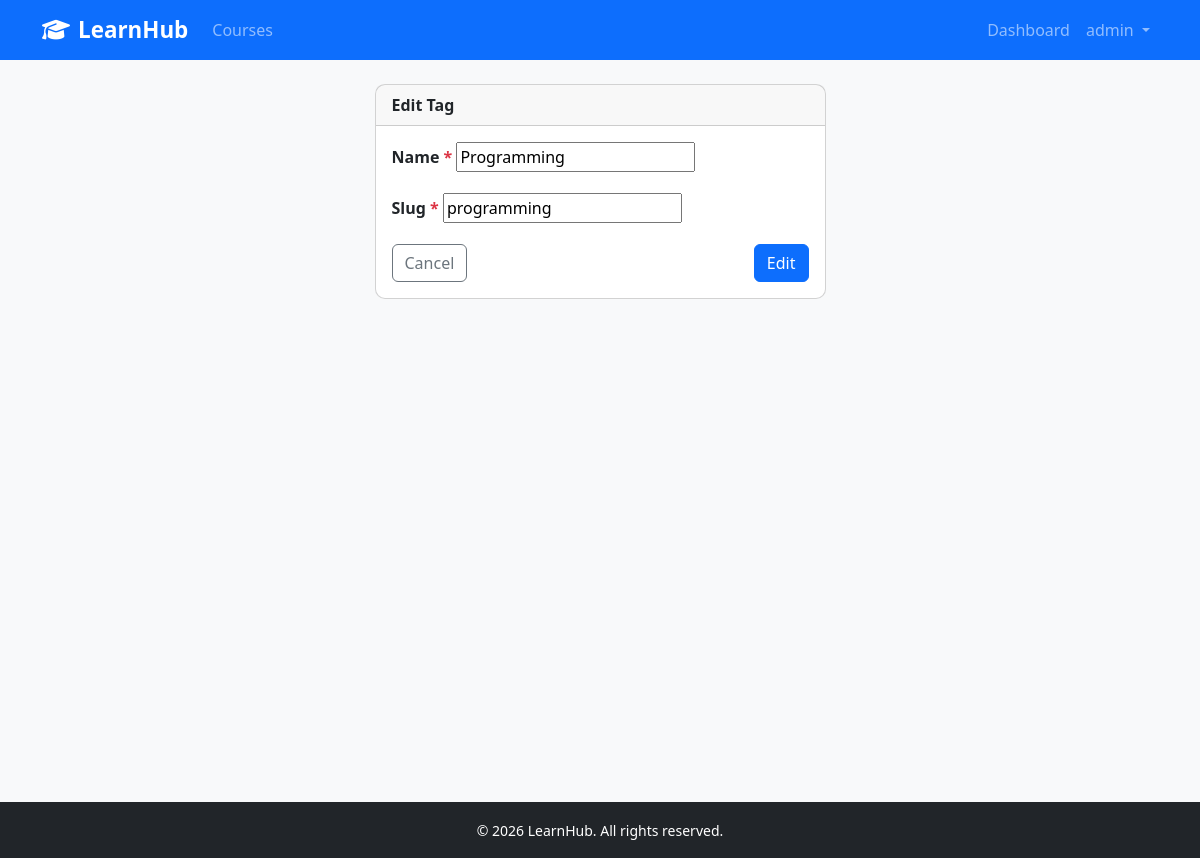
The app's page /courses/tags/1/edit/ (signed in) with its own data.
### accounts/models.py (models this page shows, shortened)
class User(AbstractUser):
    ROLE_CHOICES = [
        ("student", "Student"),
        ("instructor", "Instructor"),
        ("employee", "Employee"),
    ]
    role = models.CharField(max_length=20, choices=ROLE_CHOICES, default="student")
    avatar = models.ImageField(upload_to="avatars/", blank=True, null=True)
    bio = models.TextField(blank=True)

### courses/models.py (models this page shows, shortened)
class Tag(models.Model):
    name = models.CharField(max_length=50, unique=True)
    slug = models.SlugField(unique=True)

### courses/views.py (the view)
# urls.py: path("tags/<int:pk>/edit/", views.tag_edit, name="tag_edit"),
@login_required
def tag_edit(request, pk):
    if request.user.role != 'employee':
        return redirect('dashboard')
    tag = get_object_or_404(Tag, pk=pk)
    form = TagForm(request.POST or None, instance=tag)
    if form.is_valid():
        form.save()
        messages.success(request, 'Tag updated successfully.')
        return redirect('courses:manage_tags')
    return render(request, 'courses/tag_form.html', {'form': form, 'action': 'Edit', 'tag': tag})

### courses/forms.py
class TagForm(forms.ModelForm):
    class Meta:
        model = Tag
        fields = ["name", "slug"]

### templates/courses/tag_form.html (shortened to what this page needs)
{% extends "base.html" %}
{% block content %}
<div class="row justify-content-center">
  <div class="col-md-5">
    <div class="card">
      <div class="card-header"><strong>{{ action }} Tag</strong></div>
      <div class="card-body">
        <form method="post">
          {% for field in form %}
            <div class="mb-3">
              <label for="{{ field.id_for_label }}" class="form-label fw-semibold">
                {{ field.label }}{% if field.field.required %} <span class="text-danger">*</span>{% endif %}
              </label>
              {{ field }}
            </div>
          {% endfor %}
          <div class="d-flex justify-content-between mt-3">
            <a href="{% url 'courses:tag_list' %}" class="btn btn-outline-secondary">Cancel</a>
            <button type="submit" class="btn btn-primary">{{ action }}</button>
          </div>
        </form>
      </div>
    </div>
  </div>
</div>
{% endblock %}

### templates/base.html (shortened to what this page needs)
<!DOCTYPE html>
<html lang="en">
<head>
  <link rel="stylesheet" href="https://cdn.jsdelivr.net/npm/bootstrap@5.3.3/dist/css/bootstrap.min.css" />
  <link rel="stylesheet" href="https://cdnjs.cloudflare.com/ajax/libs/font-awesome/6.5.0/css/all.min.css" />
  <link rel="stylesheet" href="/static/css/main.css" />
</head>
<body>
<nav class="navbar navbar-expand-lg navbar-dark bg-primary">
  <div class="container">
    {% if user.is_authenticated %}
  {% if user.role == "student" %}
    <a class="navbar-brand fw-bold" href="{% url 'accounts:student_dashboard' %}">
  {% elif user.role == "instructor" %}
    <a class="navbar-brand fw-bold" href="{% url 'accounts:instructor_dashboard' %}">
  {% elif user.role == "employee" %}
    <a class="navbar-brand fw-bold" href="{% url 'accounts:employee_dashboard' %}">
  {% endif %}
{% else %}
  <a class="navbar-brand fw-bold" href="{% url 'courses:course_list' %}">
{% endif %}
  <i class="fa fa-graduation-cap me-2"></i>LearnHub
</a>
    <div class="collapse navbar-collapse" id="nav">
      <ul class="navbar-nav me-auto">
        <li class="nav-item">
          <a class="nav-link" href="{% url 'courses:course_list' %}">Courses</a>
        </li>
      </ul>
      <ul class="navbar-nav">
        {% if user.is_authenticated %}
          <li class="nav-item">
            {% if user.role == 'student' %}
              <a class="nav-link" href="{% url 'accounts:student_dashboard' %}">Dashboard</a>
            {% elif user.role == 'instructor' %}
              <a class="nav-link" href="{% url 'accounts:instructor_dashboard' %}">Dashboard</a>
            {% elif user.role == 'employee' %}
              <a class="nav-link" href="{% url 'accounts:employee_dashboard' %}">Dashboard</a>
            {% endif %}
          </li>
          <li class="nav-item dropdown">
            <a class="nav-link dropdown-toggle" href="#" data-bs-toggle="dropdown">
              {{ user.get_full_name|default:user.username }}
            </a>
          </li>
        {% else %}
          <li class="nav-item"><a class="nav-link" href="{% url 'accounts:login' %}">Login</a></li>
          <li class="nav-item"><a class="nav-link" href="{% url 'accounts:register_student' %}">Register</a></li>
        {% endif %}
      </ul>
    </div>
  </div>
</nav>
<main class="container my-4">
  {% block content %}{% endblock %}
</main>
<footer class="bg-dark text-white text-center py-3 mt-5">
  <small>&copy; 2026 LearnHub. All rights reserved.</small>
</footer>
</body>
</html>

### static/css/main.css (style rules this page uses)
body { background-color: #f8f9fa; }
.navbar-brand { font-size: 1.4rem; }
.card { border-radius: 10px; }
main.container { min-height: calc(100vh - 130px); }

### records on screen
User: get_full_name "admin"
Tag: form "Programming" "programming"

### other values on screen
{{ action }} "Edit"
{{ field.label }} "Name" "Slug"
